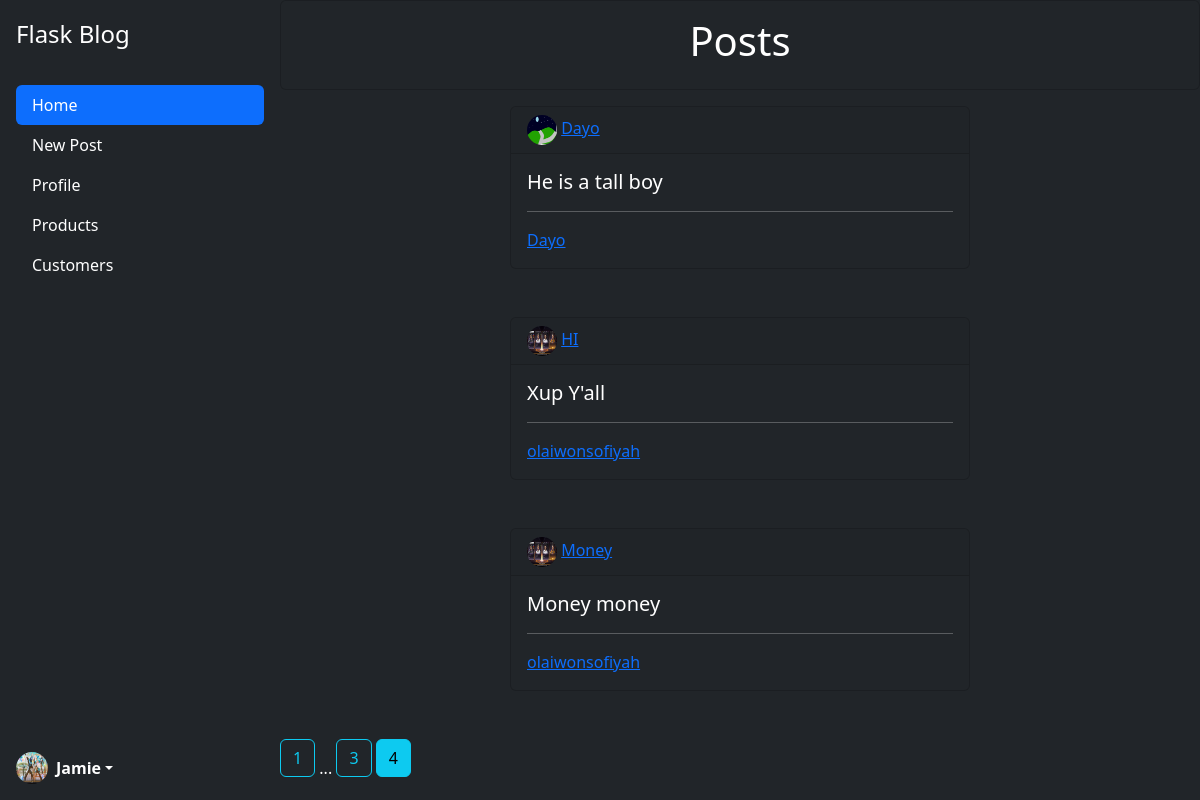
Screenshot of /home?page=4 (signed in) with the database file from the repository.
### app/models.py (models this page shows, shortened)
class User(db.Model,UserMixin):
    id = db.Column(db.Integer,primary_key = True)
    username = db.Column(db.String(20),unique=True,nullable=False)
    email = db.Column(db.String(120),unique=True,nullable=False)
    image_file = db.Column(db.String(20),nullable=False,default = 'image.png')
    password = db.Column(db.String(50),nullable=False)
    posts = db.relationship('Post',backref = 'author',lazy =True)

class Post(db.Model):
    id = db.Column(db.Integer,primary_key = True)
    title = db.Column(db.String(40),nullable=False)
    date_posted = db.Column(db.DateTime,nullable = False ,default =datetime.utcnow )
    content = db.Column(db.Text,nullable=False)
    user_id = db.Column(db.Integer,db.ForeignKey('user.id'),nullable=False)

### app/main/routes.py (the view)
@main.route('/')
@main.route('/home')
@login_required
def home():
    page = request.args.get('page',1,type = int)
    posts = Post.query.order_by(Post.id.desc()).paginate(page=page ,per_page = 3)
    return render_template('home.html',posts=posts)

### app/models.py (called while the page is built)
@login_manager.user_loader
def load_user(user_id):
    return User.query.get(int(user_id))

### app/templates/home.html (shortened to what this page needs)
{% extends "base.html" %}
{% block content %}
<div class="justify-content-center bg-dark " >
  <div class="card  text-white bg-dark mb-3">
  <div class="card-body">
    <h1 class="text-white text-center ">Posts</h1>
  </div>
</div>
  {% for post in posts.items %}
  <div class="d-flex  justify-content-center w-100">
    <div class="card text-white bg-dark mb-md-5 w-50 ">
      <div class="card-header">
        <img class="" style="
          width: 30px;
          height: 30px;
          border-radius: 30px;
        "   src="{{ url_for('static',filename ='profile_pics/'+post.author.image_file )}}" alt="Hi">
        <a href="{{ url_for('posts.post',post_id=post.id)}}">{{ post.title}}</a>
      </div>
      <div class="card-body">
        <span class="card-title h5"> {{ post.content}} </span>
        <br>
<hr>
        <a href="{{ url_for('users.user_posts',username = post.author.username)}}">{{post.author.username }}</a>
      </div>
    </div>
  </div>
    {% endfor %}
    {% for page_num in posts.iter_pages(left_edge=1,right_edge=1,left_current=1,right_current=1) %}
      {% if page_num %}
        {% if posts.page == page_num%}
          <a class="btn btn-info mb-4 " href="{{ url_for('main.home',page=page_num)}}">{{page_num}} </a>
        {% else %}
          <a class="btn btn-outline-info mb-4 " href="{{ url_for('main.home',page=page_num)}}">{{page_num}} </a>
        {% endif %}
      {% else %}
        <span class="text-white">...</span>
      {% endif %}
    {% endfor %}
  </div>
{% endblock content %}

### app/templates/base.html (shortened to what this page needs)
<!DOCTYPE html>
<html lang="en" dir="ltr">
  <head>
     <link href="https://cdn.jsdelivr.net/npm/bootstrap@5.3.3/dist/css/bootstrap.min.css" rel="stylesheet">
  </head>
  <body>
    <div class=" w-100 ">
<div class="row g-0 ">
      {% if current_user.is_authenticated %}
    <div class="d-flex flex-column flex-shrink-0 p-3 bg-dark vh-100 sticky-top border-right border-primary " style="width: 280px;">
    <a href="/" class="d-flex align-items-center mb-3 mb-md-0 me-md-auto text-white text-decoration-none">
      <span class="fs-4">Flask Blog</span>
    </a>
    <hr>
    <ul class="nav nav-pills flex-column mb-auto">
      <li class="nav-item">
        {% if request.path == url_for('main.home') %}
          <a class="nav-link active" href="{{ url_for('main.home')}}" aria-current="page">
          Home
        </a>
        {% else %}
          <a class="nav-link text-white" href="{{ url_for('main.home')}}" aria-current="page">
            Home
          </a>
        {% endif %}
      </li>
      <li>
        {% if request.path == url_for('posts.new_post') %}
        <a href="{{ url_for('posts.new_post')}}" class="nav-link active">
          New Post
        </a>
        {% else %}
            <a href="{{ url_for('posts.new_post')}}" class="nav-link text-white">New Post  </a>
        {% endif %}
      </li>
      <li>
        {% if request.path == url_for('users.account') %}
        <a href="{{ url_for('users.account')}}" class="nav-link active">
            Profile
        </a>
        {% else %}
        <a href="{{ url_for('users.account')}}" class="nav-link text-white">
            Profile
        </a>
        {% endif %}
      </li>
      <li>
        <a href="#" class="nav-link text-white">
          Products
        </a>
      </li>
      <li>
        <a href="#" class="nav-link text-white">
          Customers
        </a>
      </li>
    </ul>
    <hr>
    <div class="dropdown">
      <a href="#" class="d-flex align-items-center text-white text-decoration-none dropdown-toggle" data-bs-toggle="dropdown" aria-expanded="false">
        <img src="{{ url_for('static',filename ='profile_pics/'+current_user.image_file )}}" alt="" width="32" height="32" class="rounded-circle me-2">
        <strong>{{current_user.username}}</strong>
      </a>
    </div>
  </div>
    {% endif %}
<div class="col  w-100 justify-content-center bg-dark">
    {% block content %}
    {% endblock %}
  </div>
  </div>
</div>
  </body>
</html>

### rows the page displays
User: image_file (picture), username "Jamie"
Post: image_file (picture), title "Dayo", content "He is a tall boy", author.username "Dayo"
Post: image_file (picture), title "HI", content "Xup Y'all", author.username "olaiwonsofiyah"
Post: image_file (picture), title "Money", content "Money money", author.username "olaiwonsofiyah"

### other values shown
{{ page_num }} "1" "3"
{{ page_num }} "4"
